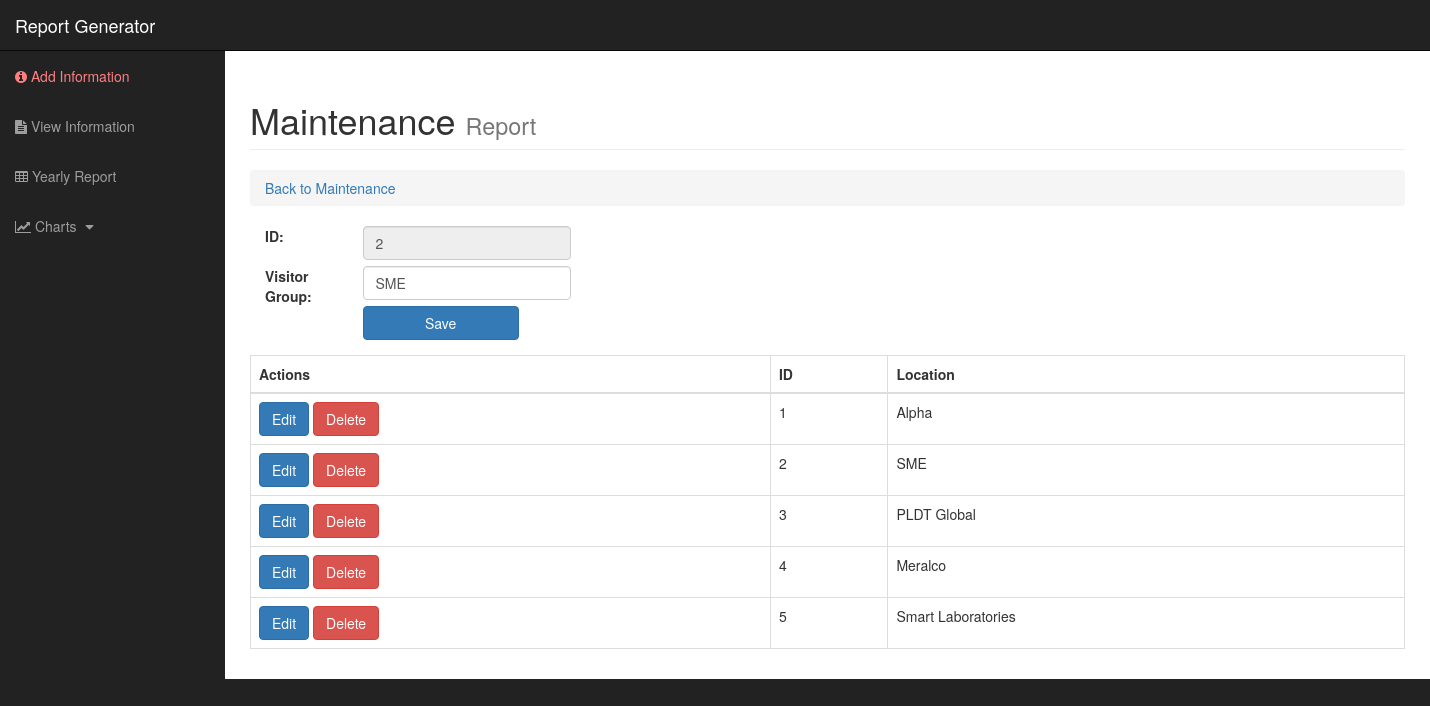
The app's page /user/maintenance/group_update.php?id=2 with its own data.
### tables this page shows
CREATE TABLE `tblgroup` (
  `GroupID` int(20) NOT NULL,
  `GroupName` varchar(50) NOT NULL,
  `GroupCTR` int(20) NOT NULL,
  `GroupIsActive` tinyint(1) NOT NULL
);

### user/maintenance/group_update.php (the view, shortened to what this page needs)
<?php
require_once('../../database/config.php');
?>
<!DOCTYPE html>
<html lang="en">
<head>
	<link href="../../css/bootstrap.min.css" rel="stylesheet">
	<link href="../../css/sb-admin.css" rel="stylesheet">
	<link href="../../font-awesome/css/font-awesome.min.css" rel="stylesheet" type="text/css">
</head>
<body>
	<form method="post">
		<div id="wrapper">
			<nav class="navbar navbar-inverse navbar-fixed-top" role="navigation">
				<div class="navbar-header">
					<a class="navbar-brand" href="../index.php">Report Generator</a>
				</div>
				<div class="collapse navbar-collapse navbar-ex1-collapse">
					<ul class="nav navbar-nav side-nav">
						<li >
							<a style="color:#ff8080!important" href="../index.php"> <i class="fa fa-info-circle" aria-hidden="true"></i> Add Information</a>
						</li>
						<li>
							<a href="../view_info.php"> <i class="fa fa-file-text" aria-hidden="true"></i> View Information </a>
						</li>
						<li>
							<a href="../tables/visit_reports.php"><i class="fa fa-table" aria-hidden="true"></i> Yearly Report</a>
						</li>
						<li>
							<a href="javascript:;" data-toggle="collapse" data-target="#demo"><i class="fa fa-line-chart" aria-hidden="true"></i> Charts <i class="fa fa-fw fa-caret-down"></i></a>
						</li>
					</ul>
				</div>
			</nav>
			<div id="page-wrapper">
				<div class="container-fluid">
					<div class="row">
						<div class="col-lg-12">
							<h1 class="page-header">
								Maintenance
								<small>Report</small>
							</h1>
							<ol class="breadcrumb">
								<li class="active">
									<a href="../index.php"> Back to Maintenance </a>
								</li>
							</ol>
						</div>
					</div>
					<?php
					$id = $_GET['id'];
					if(isset($id)){
						$sql = "SELECT * FROM ict_database.tblgroup WHERE GroupID = '$id'";
						$query = mysqli_query($conn,$sql);
						$data=mysqli_fetch_array($query);
						?>
						<div class="container form-group" >
							<div class="row">
								<div class="col-xs-1">
									<label>ID: &nbsp;</label>
								</div>
								<div class="col-xs-11">
									<input name ="txtGrpID" class="form-control" type="text" style="width:20%" value="<?php echo $data['GroupID']?>"  readonly>
								</div>
								<br><br>
								<div class="col-xs-1">
									<label>Visitor Group: &nbsp;</label>
								</div>
								<div class="col-xs-11">
									<input name="txtNameGrp" class="form-control disabled" type="text" style="width:20%" value="<?php echo $data['GroupName']?>">
								</div><br><br>
								<div class="col-xs-11 offset col-xs-.5">
									<input class="btn btn-primary" style="width:15%!important;" name="btnSubmit" id="btnSubmit" value="Save" type="submit">
								</div>
							</div>
						</div>
						<?php
					}
					else{
						echo "<script>location.href='vgroup.php'</script>";
					}
					?>
					<div class="table-responsive">
						<table class="table table-bordered table-hover">
							<thead>
								<tr>
									<th>Actions</th>
									<th>ID</th>
									<th>Location</th>
								</tr>
							</thead>
							<tbody>
								<?php
								$sql = "SELECT * FROM ict_database.tblgroup WHERE GroupIsActive = 1";
								$query = mysqli_query($conn,$sql);
								while($row=mysqli_fetch_array($query)){
									?>
									<tr>
										<td><a href="group_update.php?id=	<?php echo $row['GroupID']?>" class="btn btn-primary"> Edit</a>
											<a name="btnDelete" onclick="return confirm('Delete Data?')" href="group_delete.php?del= <?php echo $row['GroupID']?>" class="btn btn-danger" >Delete</a>
										</td>
										<td><?php echo $row['GroupID']?></td>
										<td><?php echo $row['GroupName']?></td>
									</tr>
									<?php
								}
								?>
							</tbody>
						</table>
					</div>
				</div>
			</div>
		</div>
	</form>
</body>
</html>

### css/sb-admin.css (style rules this page uses)
body { margin-top: 100px; background-color: #222; }
@media (min-width:768px) { body { margin-top: 50px; } }
#wrapper { padding-left: 0; }
#page-wrapper { width: 100%; padding: 0; background-color: #fff; }
@media (min-width:768px) { #wrapper { padding-left: 225px; } }
@media (min-width:768px) { #page-wrapper { padding: 10px; } }
@media (min-width:768px) { .side-nav { position: fixed; top: 51px; left: 225px; width: 225px; margin-left: -225px; border: none; border-radius: 0; overflow-y: auto; background-color: #222; bottom: 0; overflow-x: hidden; padding-bottom: 40px; } }
@media (min-width:768px) { .side-nav>li>a { width: 225px; } }

### user/maintenance/group_update.php (style rules this page uses)
body { overflow-x:hidden; }

### records on screen
tblgroup: txtGrpID "2", txtNameGrp "SME", GroupID "2", GroupName "SME"
tblgroup: GroupID "1", GroupName "Alpha"
tblgroup: GroupID "3", GroupName "PLDT Global"
tblgroup: GroupID "4", GroupName "Meralco"
tblgroup: GroupID "5", GroupName "Smart Laboratories"
